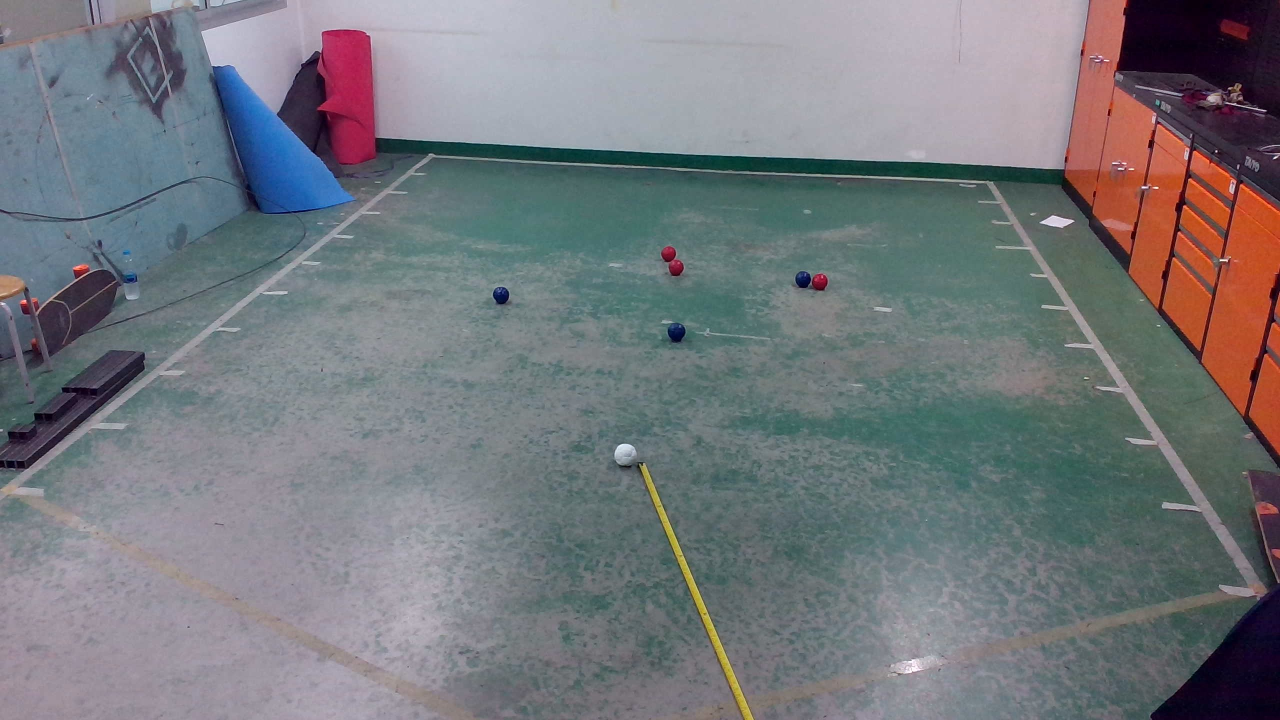
#> input picture WIN_20250508_17_52_53_Pro.jpg, 2560 x 1440 px (shown at 1/2 size)
$ python boccia3.py
#> lines starting #> are read from the running program, lines starting #| are printed output that depends on the picture; after the words box and inside, x2 and y2 are one past the last pixel; in counts of white or black regions, pixels touching at a corner belong together
import cv2
import numpy as np
import math


class FieldMeasure:
    # ---------- settings ----------
    PREVIEW_SCALE = 0.5       # main preview size
    LOUPE_SCALE = 2.0       # magnification inside loupe
    LOUPE_WIN = 200       # loupe window side (px)
    FIELD_W_CM = 400.0     # set real width here
    FIELD_H_CM = 500.0     # set real height here
    LOUPE_BORDER = 2         # Border thickness for loupe
    LOUPE_BORDER_COLOR = (0, 255, 0)  # Green border
    TARGET_COLOR = (0, 0, 255)       # Red color for the target dot
    TARGET_RADIUS = 2
    WHITE_COLOR_LOWER = np.array([190, 200, 200], np.uint8)  # Tunable: Lower bound for white in BGR
    WHITE_COLOR_UPPER = np.array([255, 255, 255], np.uint8)  # Tunable: Upper bound for white in BGR
    MIN_BALL_RADIUS = 5       # Tunable: Minimum radius (in pixels) to consider a ball
    BALL_CIRCULARITY_THRESHOLD = 0.5  # Tunable: Minimum circularity to consider a ball
    # --------------------------------

    def __init__(self, img_path):
#> called with img_path = 'WIN_20250508_17_52_53_Pro.jpg'
        self.img = cv2.imread(img_path)
#> self.img is the input picture: shape (1440, 2560, 3); mean B, G, R 124.6, 120.1, 117.1
        if self.img is None:
            raise FileNotFoundError(img_path)

        self.preview = cv2.resize(
            self.img, None, fx=self.PREVIEW_SCALE, fy=self.PREVIEW_SCALE,
            interpolation=cv2.INTER_AREA)
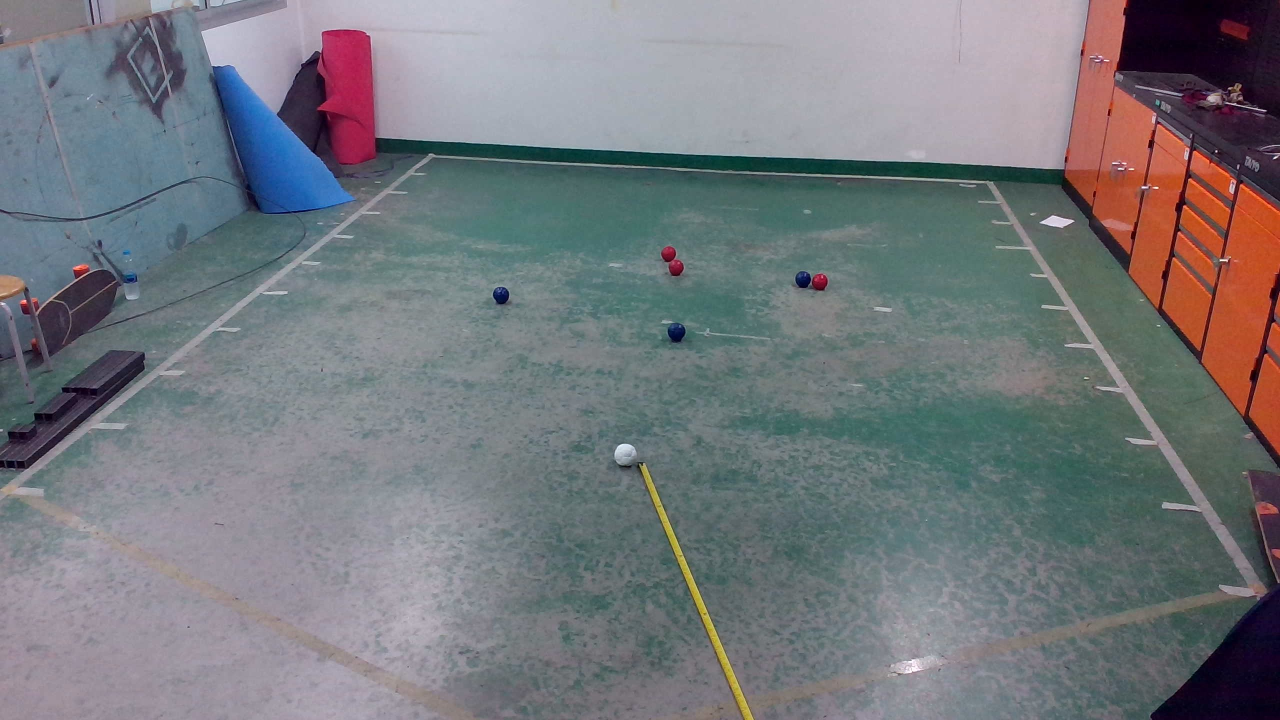
#> self.preview: shape (720, 1280, 3); mean B, G, R 124.8, 120.2, 117.3

        self.field_pts, self.ball_pt1 = [], None
        self.cursor_preview = (0, 0)  # Cursor coordinates on the preview image
        self.ball_detected = False

    def _get_threshold_mask(self, image):
        return cv2.inRange(image, self.WHITE_COLOR_LOWER, self.WHITE_COLOR_UPPER)

    def _detect_ball(self):
        img_bgr = self.img.copy()
        mask = self._get_threshold_mask(img_bgr)
        contours, _ = cv2.findContours(mask, cv2.RETR_EXTERNAL, cv2.CHAIN_APPROX_SIMPLE)

        best_ball = None
        max_circularity = 0

        for contour in contours:
            area = cv2.contourArea(contour)
            if area > 0:
                perimeter = cv2.arcLength(contour, True)
                if perimeter > 0:
                    circularity = 4 * math.pi * area / (perimeter * perimeter)
                    ((x, y), radius) = cv2.minEnclosingCircle(contour)

                    if radius > self.MIN_BALL_RADIUS and circularity > self.BALL_CIRCULARITY_THRESHOLD:
                        if circularity > max_circularity:
                            max_circularity = circularity
                            best_ball = (int(x), int(y))

        if best_ball:
            self.ball_pt1 = best_ball
            self.ball_detected = True
            print(f"White ball detected at → ({self.ball_pt1[0]}, {self.ball_pt1[1]}) with circularity: {max_circularity:.2f}")
        else:
            print("No suitable white ball detected based on size and circularity.")

    def _mouse(self, e, x, y, flags, _):
        self.cursor_preview = (x, y)
        if e == cv2.EVENT_LBUTTONDOWN:
            X = int(x / self.PREVIEW_SCALE)
            Y = int(y / self.PREVIEW_SCALE)
            if len(self.field_pts) < 4:
                self.field_pts.append((X, Y))
                print(f"Corner {len(self.field_pts)} → ({X}, {Y})")

    def _loupe_image(self):
        x_p, y_p = self.cursor_preview
        X = int(x_p / self.PREVIEW_SCALE)
        Y = int(y_p / self.PREVIEW_SCALE)

        half = int(self.LOUPE_WIN / (2 * self.LOUPE_SCALE))
        x1, y1 = max(0, X - half), max(0, Y - half)
        x2, y2 = min(self.img.shape[1], X + half), min(self.img.shape[0], Y + half)
        patch = self.img[y1:y2, x1:x2]
        loupe = cv2.resize(patch, (self.LOUPE_WIN, self.LOUPE_WIN), interpolation=cv2.INTER_NEAREST)
        center = self.LOUPE_WIN // 2
        cv2.circle(loupe, (center, center), self.TARGET_RADIUS, self.TARGET_COLOR, -1)
        cv2.rectangle(loupe, (0, 0), (self.LOUPE_WIN - 1, self.LOUPE_WIN - 1), self.LOUPE_BORDER_COLOR, self.LOUPE_BORDER)
        return loupe

    def _draw_preview(self):
        preview_copy = self.preview.copy()
        for i, pt in enumerate(self.field_pts):
            x_prev, y_prev = int(pt[0] * self.PREVIEW_SCALE), int(pt[1] * self.PREVIEW_SCALE)
            cv2.circle(preview_copy, (x_prev, y_prev), 5, (0, 255, 0), -1)
            cv2.putText(preview_copy, str(i + 1), (x_prev + 10, y_prev + 10),
                        cv2.FONT_HERSHEY_SIMPLEX, 0.5, (0, 255, 0), 1, cv2.LINE_AA)
        if self.ball_pt1:
            x_prev, y_prev = int(self.ball_pt1[0] * self.PREVIEW_SCALE), int(self.ball_pt1[1] * self.PREVIEW_SCALE)
            cv2.circle(preview_copy, (x_prev, y_prev), 5, (255, 0, 0), -1)
            cv2.putText(preview_copy, "B1", (x_prev + 10, y_prev + 10),
                        cv2.FONT_HERSHEY_SIMPLEX, 0.5, (255, 0, 0), 1, cv2.LINE_AA)
        return preview_copy

    def run(self):
        cv2.namedWindow("Image")
        cv2.setMouseCallback("Image", self._mouse)
        cv2.namedWindow("Loupe", cv2.WINDOW_NORMAL)
        cv2.namedWindow("Threshold", cv2.WINDOW_NORMAL)  # New window for threshold

        while len(self.field_pts) < 4:
            preview_with_points = self._draw_preview()
            cv2.imshow("Image", preview_with_points)
            cv2.imshow("Loupe", self._loupe_image())
#> in _loupe_image, `patch = self.img[y1:y2, x1:x2]`:
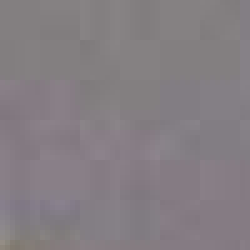
#> patch: shape (50, 50, 3) (shown 5 times larger); mean B, G, R 130.7, 125.9, 132.5
#> in _loupe_image, `cv2.circle(loupe, (center, center), self.TARGET_RADIUS, self.TARGET_CO..`: loupe: shape (200, 200, 3); mean B, G, R 130.7, 125.8, 132.5
#> in _loupe_image, `cv2.rectangle(loupe, (0, 0), (self.LOUPE_WIN - 1, self.LOUPE_WIN - 1),..`:
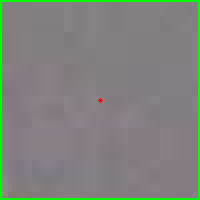
#> loupe: shape (200, 200, 3); mean B, G, R 125.5, 130.9, 127.2

            # Show the thresholded image
            threshold_image = self._get_threshold_mask(self.img)
#> in _get_threshold_mask, `return cv2.inRange(image, self.WHITE_COLOR_LOWER, self.WHITE_COLOR_UPP..`:
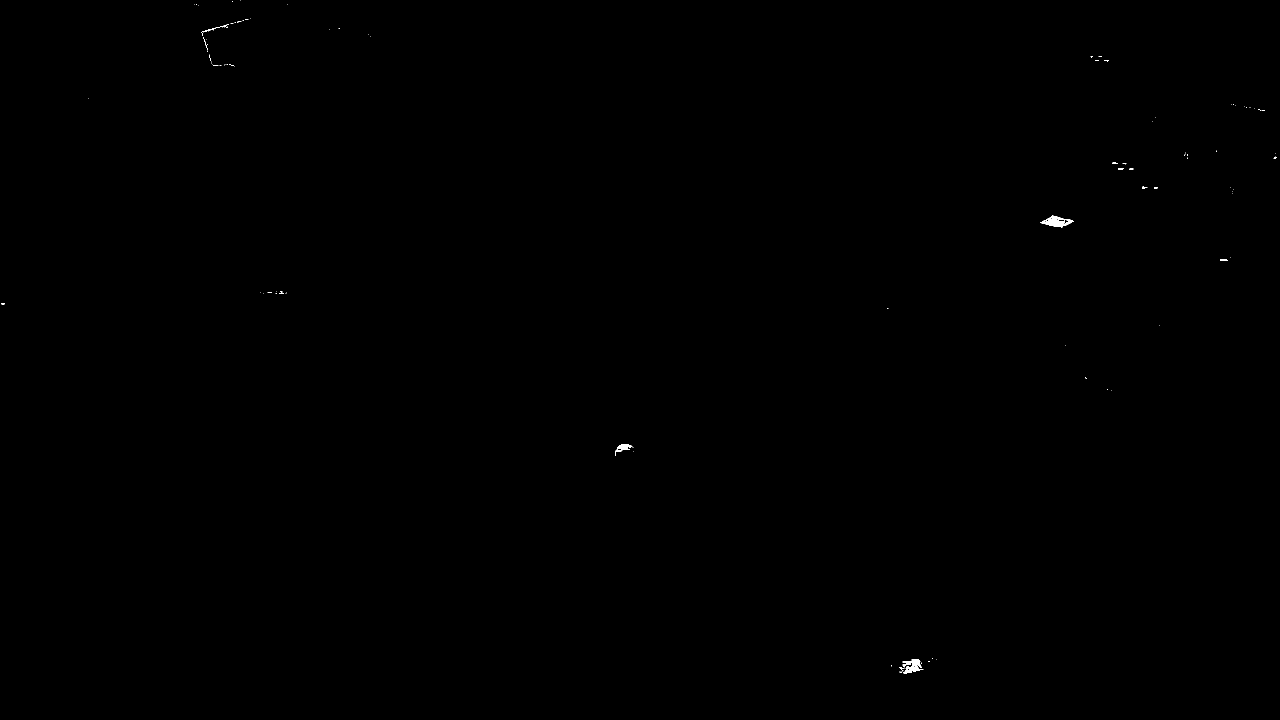
#> returned value: shape (1440, 2560) (shown at 1/2 size); 0.06% white; 102 white regions (89 under 20 px), largest, box (x1, y1, x2, y2) and area: (2080, 431, 2148, 455) 731, (1805, 1318, 1847, 1347) 621, (1230, 888, 1267, 912) 297
            cv2.imshow("Threshold", threshold_image)

            key = cv2.waitKey(10) & 0xFF
#> (key q is pressed here)
            if key == ord('q'):
                cv2.destroyAllWindows()
                return
            elif key == ord('z') and self.field_pts:
                print(f"Undoing last corner: {self.field_pts.pop()}")
            # Adjust WHITE_COLOR_LOWER individually
            elif key == ord('1'):  # Increment lower Blue
                self.WHITE_COLOR_LOWER[0] = np.clip(self.WHITE_COLOR_LOWER[0] + 5, 0, 255)
                print(f"WHITE_COLOR_LOWER: {self.WHITE_COLOR_LOWER}")
            elif key == ord('a'):  # Decrement lower Blue
                self.WHITE_COLOR_LOWER[0] = np.clip(self.WHITE_COLOR_LOWER[0] - 5, 0, 255)
                print(f"WHITE_COLOR_LOWER: {self.WHITE_COLOR_LOWER}")
            elif key == ord('2'):  # Increment lower Green
                self.WHITE_COLOR_LOWER[1] = np.clip(self.WHITE_COLOR_LOWER[1] + 5, 0, 255)
                print(f"WHITE_COLOR_LOWER: {self.WHITE_COLOR_LOWER}")
            elif key == ord('s'):  # Decrement lower Green
                self.WHITE_COLOR_LOWER[1] = np.clip(self.WHITE_COLOR_LOWER[1] - 5, 0, 255)
                print(f"WHITE_COLOR_LOWER: {self.WHITE_COLOR_LOWER}")
            elif key == ord('3'):  # Increment lower Red
                self.WHITE_COLOR_LOWER[2] = np.clip(self.WHITE_COLOR_LOWER[2] + 5, 0, 255)
                print(f"WHITE_COLOR_LOWER: {self.WHITE_COLOR_LOWER}")
            elif key == ord('d'):  # Decrement lower Red
                self.WHITE_COLOR_LOWER[2] = np.clip(self.WHITE_COLOR_LOWER[2] - 5, 0, 255)
                print(f"WHITE_COLOR_LOWER: {self.WHITE_COLOR_LOWER}")
            # Adjust WHITE_COLOR_UPPER individually
            elif key == ord('4'):  # Increment upper Blue
                self.WHITE_COLOR_UPPER[0] = np.clip(self.WHITE_COLOR_UPPER[0] + 5, 0, 255)
                print(f"WHITE_COLOR_UPPER: {self.WHITE_COLOR_UPPER}")
            elif key == ord('f'):  # Decrement upper Blue
                self.WHITE_COLOR_UPPER[0] = np.clip(self.WHITE_COLOR_UPPER[0] - 5, 0, 255)
                print(f"WHITE_COLOR_UPPER: {self.WHITE_COLOR_UPPER}")
            elif key == ord('5'):  # Increment upper Green
                self.WHITE_COLOR_UPPER[1] = np.clip(self.WHITE_COLOR_UPPER[1] + 5, 0, 255)
                print(f"WHITE_COLOR_UPPER: {self.WHITE_COLOR_UPPER}")
            elif key == ord('g'):  # Decrement upper Green
                self.WHITE_COLOR_UPPER[1] = np.clip(self.WHITE_COLOR_UPPER[1] - 5, 0, 255)
                print(f"WHITE_COLOR_UPPER: {self.WHITE_COLOR_UPPER}")
            elif key == ord('6'):  # Increment upper Red
                self.WHITE_COLOR_UPPER[2] = np.clip(self.WHITE_COLOR_UPPER[2] + 5, 0, 255)
                print(f"WHITE_COLOR_UPPER: {self.WHITE_COLOR_UPPER}")
            elif key == ord('h'):  # Decrement upper Red
                self.WHITE_COLOR_UPPER[2] = np.clip(self.WHITE_COLOR_UPPER[2] - 5, 0, 255)
                print(f"WHITE_COLOR_UPPER: {self.WHITE_COLOR_UPPER}")

        cv2.destroyAllWindows()

        if len(self.field_pts) == 4:
            self._detect_ball()

        if len(self.field_pts) == 4 and self.ball_pt1:
            src = np.float32(self.field_pts)
            dst = np.float32([[0, 0], [0, self.FIELD_H_CM], [self.FIELD_W_CM, 0], [self.FIELD_W_CM, self.FIELD_H_CM]])
            H = cv2.getPerspectiveTransform(src, dst)
            self.ball_pt1 = (self.ball_pt1[0], self.ball_pt1[1] + 5)
            ball1 = np.float32([self.ball_pt1]).reshape(-1, 1, 2)
            x1_cm, y1_cm = cv2.perspectiveTransform(ball1, H)[0, 0]
            print(f"Ball 1 → ({x1_cm:.1f} cm, {y1_cm:.1f} cm)")

            x2_cm, y2_cm = 300.0, 750.0
            delta_x = x2_cm - x1_cm
            delta_y = y2_cm - y1_cm
            distance_cm = math.sqrt(delta_x**2 + delta_y**2)
            print(f"Distance between Ball 1 and Ball 2: {distance_cm:.1f} cm")

            angle_radians = math.atan2(delta_x, delta_y)
            angle_degrees = math.degrees(angle_radians)
            if angle_degrees < 0:
                angle_degrees += 360
            print(f"Angle of distance relative to vertical axis: {angle_degrees:.1f} degrees")

            warp_w, warp_h = int(self.FIELD_W_CM), int(self.FIELD_H_CM)
            warped = cv2.warpPerspective(self.img, H, (warp_w, warp_h))
            cv2.circle(warped, (int(x1_cm), int(y1_cm)), 6, (0, 0, 255), -1)
            cv2.circle(warped, (int(x2_cm), int(y2_cm)), 6, (0, 255, 0), -1)
            cv2.arrowedLine(warped, (int(x1_cm), int(y1_cm)), (int(x2_cm), int(y2_cm)), (255, 255, 255), 2)
            cv2.imshow("Warped (1 px = 1 cm)", warped)
            cv2.waitKey(0)
        else:
            print("Could not proceed with measurement as the field corners or the ball were not detected.")


if __name__ == "__main__":
    FieldMeasure("WIN_20250508_17_52_53_Pro.jpg").run()

$ run again, with 1.jpg copied over WIN_20250508_17_52_53_Pro.jpg
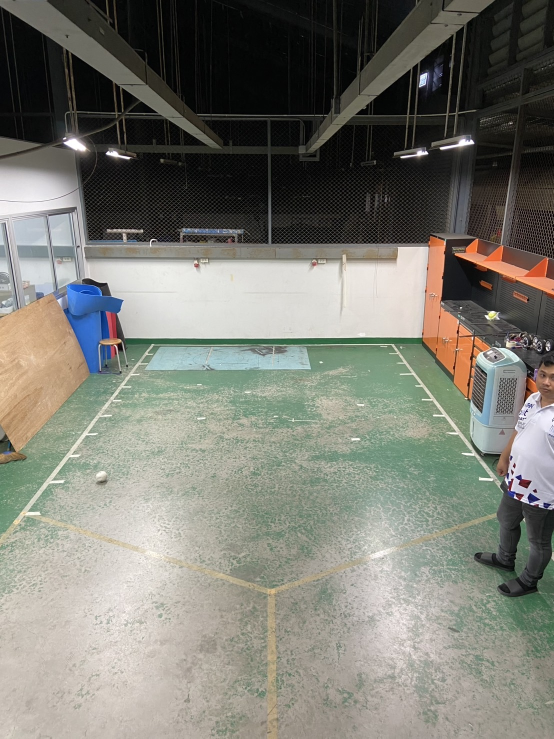
#> input picture 1.jpg, 1108 x 1477 px (shown at 1/2 size)
#> in __init__, self.img is the input picture: shape (1477, 1108, 3); mean B, G, R 115.2, 124, 124.1
#> in _loupe_image, `cv2.rectangle(loupe, (0, 0), (self.LOUPE_WIN - 1, self.LOUPE_WIN - 1),..`:
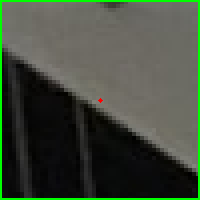
#> loupe: shape (200, 200, 3); mean B, G, R 60.4, 74.9, 65.7
#> in _get_threshold_mask, `return cv2.inRange(image, self.WHITE_COLOR_LOWER, self.WHITE_COLOR_UPP..`:
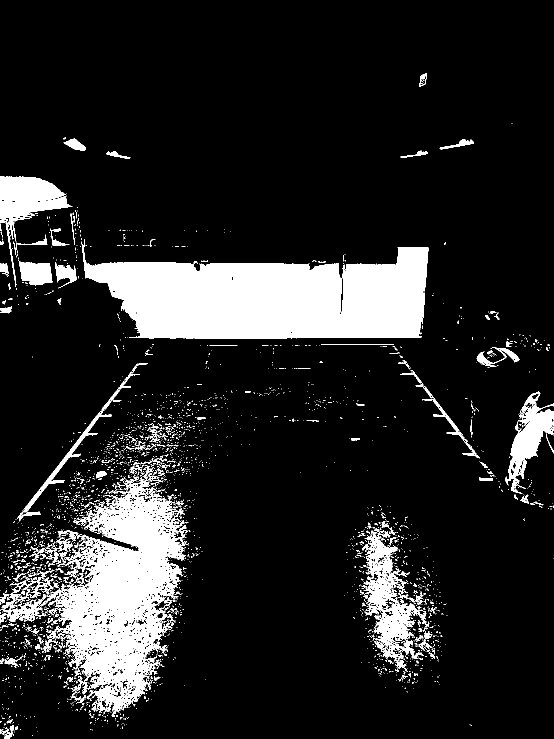
#> returned value: shape (1477, 1108) (shown at 1/2 size); 13.4% white; 3115 white regions (2903 under 20 px), largest, box (x1, y1, x2, y2) and area: (163, 478, 857, 677) 93268, (0, 953, 378, 1433) 67295, (722, 1061, 853, 1323) 11105

$ run again, with 164857.jpg copied over WIN_20250508_17_52_53_Pro.jpg
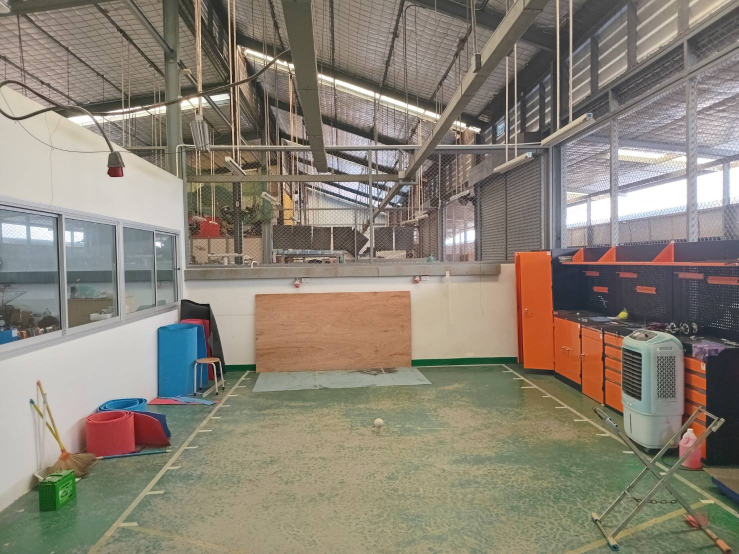
#> input picture 164857.jpg, 1477 x 1108 px (shown at 1/2 size)
#> in __init__, self.img is the input picture: shape (1108, 1477, 3); mean B, G, R 117.7, 130.5, 138.1
#> in _loupe_image, `cv2.rectangle(loupe, (0, 0), (self.LOUPE_WIN - 1, self.LOUPE_WIN - 1),..`:
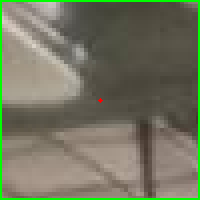
#> loupe: shape (200, 200, 3); mean B, G, R 96.2, 117.4, 115
#> in _get_threshold_mask, `return cv2.inRange(image, self.WHITE_COLOR_LOWER, self.WHITE_COLOR_UPP..`:
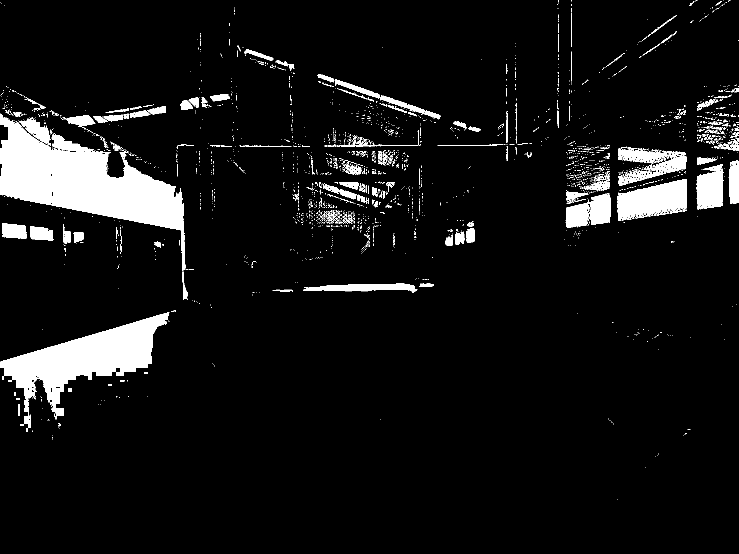
#> returned value: shape (1108, 1477) (shown at 1/2 size); 7.4% white; 2483 white regions (2296 under 20 px), largest, box (x1, y1, x2, y2) and area: (102, 296, 376, 543) 27314, (0, 624, 338, 856) 26499, (0, 228, 104, 410) 13407

$ run again, with 164937.jpg copied over WIN_20250508_17_52_53_Pro.jpg
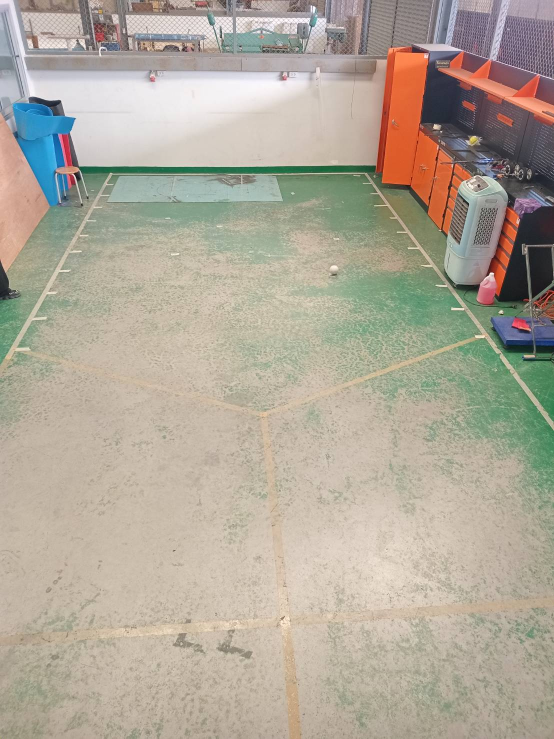
#> input picture 164937.jpg, 1108 x 1477 px (shown at 1/2 size)
#> in __init__, self.img is the input picture: shape (1477, 1108, 3); mean B, G, R 153.3, 167.8, 175.7
#> in _loupe_image, `cv2.rectangle(loupe, (0, 0), (self.LOUPE_WIN - 1, self.LOUPE_WIN - 1),..`:
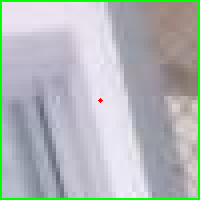
#> loupe: shape (200, 200, 3); mean B, G, R 183.7, 183.9, 177.4
#> in _get_threshold_mask, `return cv2.inRange(image, self.WHITE_COLOR_LOWER, self.WHITE_COLOR_UPP..`:
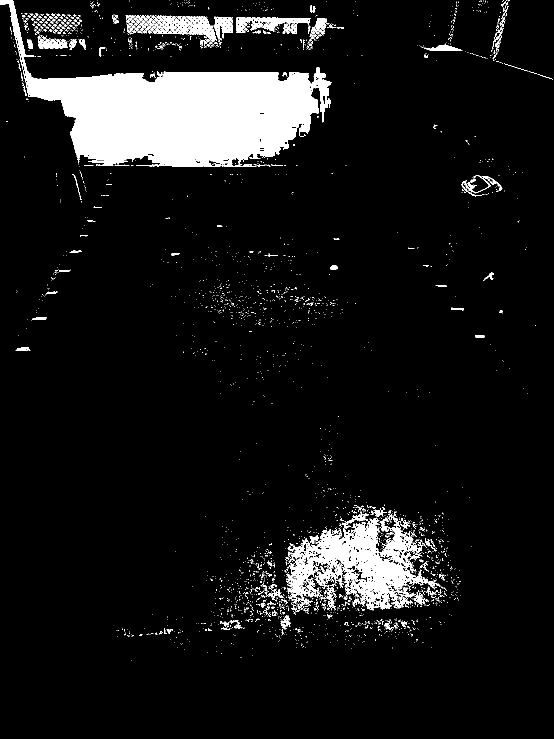
#> returned value: shape (1477, 1108) (shown at 1/2 size); 8.4% white; 2704 white regions (2542 under 20 px), largest, box (x1, y1, x2, y2) and area: (0, 0, 664, 333) 87987, (572, 1023, 881, 1221) 24266, (293, 31, 433, 84) 3373
